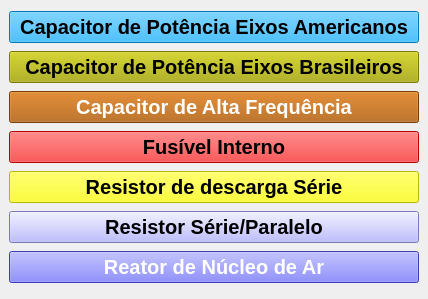
<?xml version="1.0" encoding="UTF-8"?>
<ui version="4.0">
 <class>MainWindow</class>
 <widget class="QMainWindow" name="MainWindow">
  <property name="geometry">
   <rect>
    <x>0</x>
    <y>0</y>
    <width>428</width>
    <height>299</height>
   </rect>
  </property>
  <property name="font">
   <font>
    <pointsize>15</pointsize>
    <weight>75</weight>
    <bold>true</bold>
   </font>
  </property>
  <property name="windowTitle">
   <string>Sistemas de cáculos bree</string>
  </property>
  <widget class="QWidget" name="centralwidget">
   <layout class="QVBoxLayout" name="verticalLayout">
    <item>
     <widget class="QPushButton" name="bt_CpEn">
      <property name="font">
       <font>
        <pointsize>15</pointsize>
        <weight>75</weight>
        <bold>true</bold>
       </font>
      </property>
      <property name="styleSheet">
       <string notr="true">background-color: rgb(0, 170, 255);
alternate-background-color: rgb(170, 170, 255);</string>
      </property>
      <property name="text">
       <string>Capacitor de Potência Eixos Americanos</string>
      </property>
      <property name="flat">
       <bool>false</bool>
      </property>
     </widget>
    </item>
    <item>
     <widget class="QPushButton" name="bt_CpBr">
      <property name="font">
       <font>
        <pointsize>15</pointsize>
        <weight>75</weight>
        <bold>true</bold>
       </font>
      </property>
      <property name="styleSheet">
       <string notr="true">background-color: rgb(170, 170, 0);</string>
      </property>
      <property name="text">
       <string>Capacitor de Potência Eixos Brasileiros</string>
      </property>
     </widget>
    </item>
    <item>
     <widget class="QPushButton" name="bt_CHF">
      <property name="font">
       <font>
        <pointsize>15</pointsize>
        <weight>75</weight>
        <bold>true</bold>
       </font>
      </property>
      <property name="styleSheet">
       <string notr="true">background-color: rgb(170, 85, 0);
color: rgb(255, 255, 255);</string>
      </property>
      <property name="text">
       <string>Capacitor de Alta Frequência</string>
      </property>
     </widget>
    </item>
    <item>
     <widget class="QPushButton" name="bt_FI">
      <property name="font">
       <font>
        <pointsize>15</pointsize>
        <weight>75</weight>
        <bold>true</bold>
       </font>
      </property>
      <property name="styleSheet">
       <string notr="true">background-color: rgb(255, 0, 0);</string>
      </property>
      <property name="text">
       <string>Fusível Interno</string>
      </property>
     </widget>
    </item>
    <item>
     <widget class="QPushButton" name="bt_RS">
      <property name="font">
       <font>
        <pointsize>15</pointsize>
        <weight>75</weight>
        <bold>true</bold>
       </font>
      </property>
      <property name="styleSheet">
       <string notr="true">background-color: rgb(255, 255, 0);</string>
      </property>
      <property name="text">
       <string>Resistor de descarga Série</string>
      </property>
     </widget>
    </item>
    <item>
     <widget class="QPushButton" name="bt_RSP">
      <property name="font">
       <font>
        <pointsize>15</pointsize>
        <weight>75</weight>
        <bold>true</bold>
       </font>
      </property>
      <property name="styleSheet">
       <string notr="true">background-color: rgb(170, 170, 255);</string>
      </property>
      <property name="text">
       <string>Resistor Série/Paralelo</string>
      </property>
     </widget>
    </item>
    <item>
     <widget class="QPushButton" name="bt_reactor">
      <property name="font">
       <font>
        <pointsize>15</pointsize>
        <weight>75</weight>
        <bold>true</bold>
       </font>
      </property>
      <property name="styleSheet">
       <string notr="true">background-color: rgb(85, 85, 255);
color: rgb(255, 255, 255);</string>
      </property>
      <property name="text">
       <string>Reator de Núcleo de Ar</string>
      </property>
     </widget>
    </item>
   </layout>
  </widget>
 </widget>
 <resources/>
 <connections/>
</ui>
